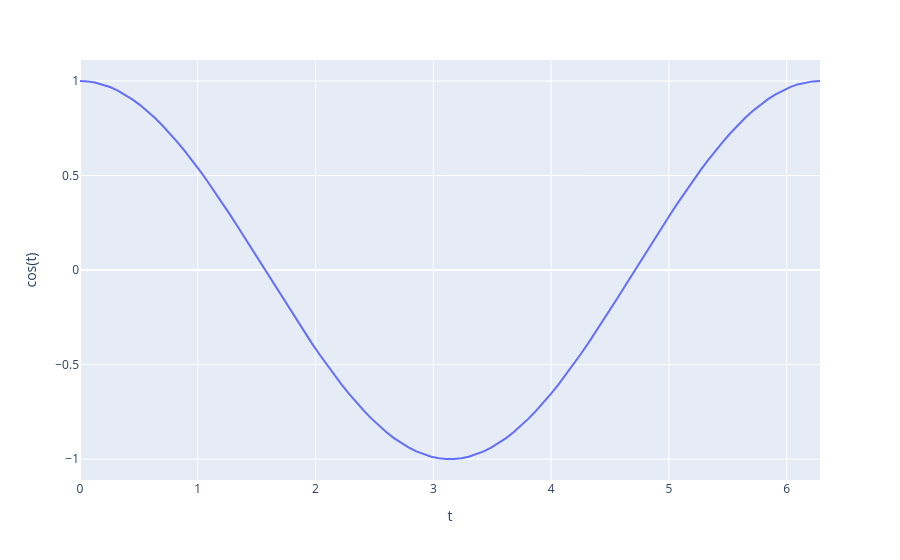

Notebook cell for this chart:
### Code cell
# Add human-readable axis labels
fig = px.line(x=t, y=np.cos(t), labels={'x': 't', 'y': 'cos(t)'})
fig.show()
